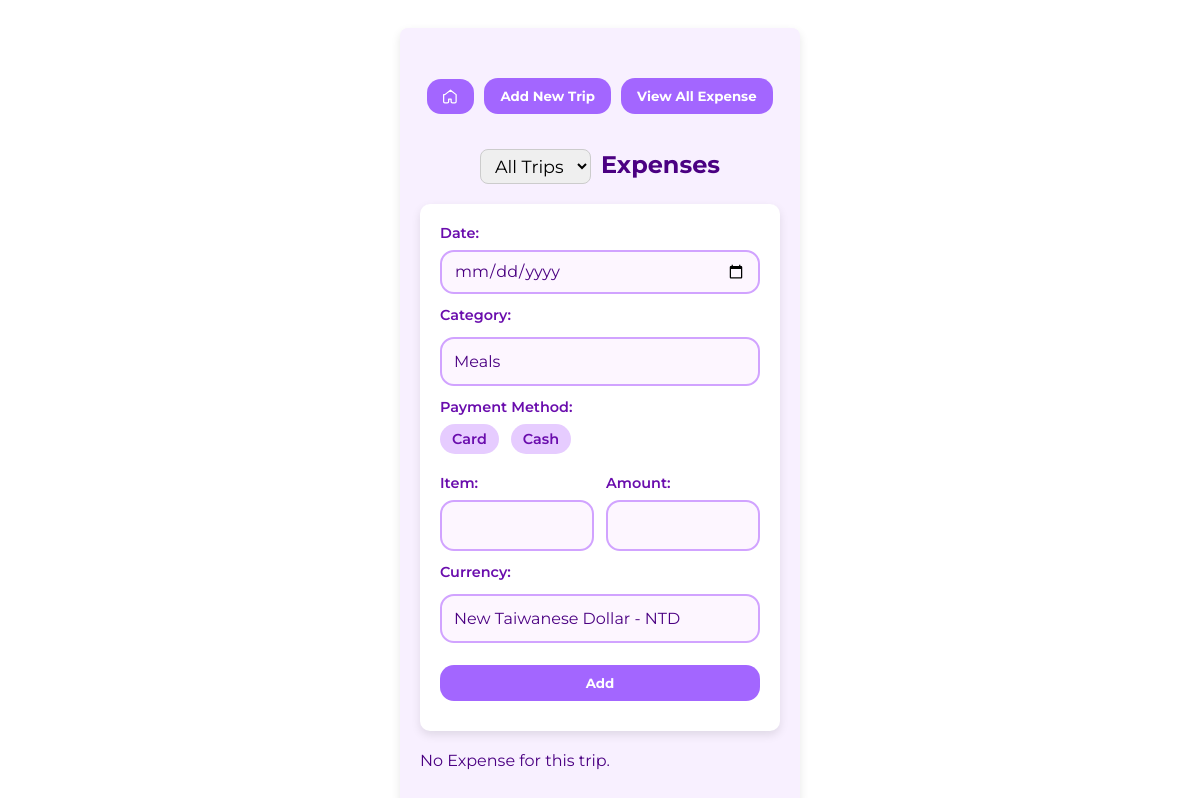
The page /newExpense?trip_id=3 on the database as committed earlier.
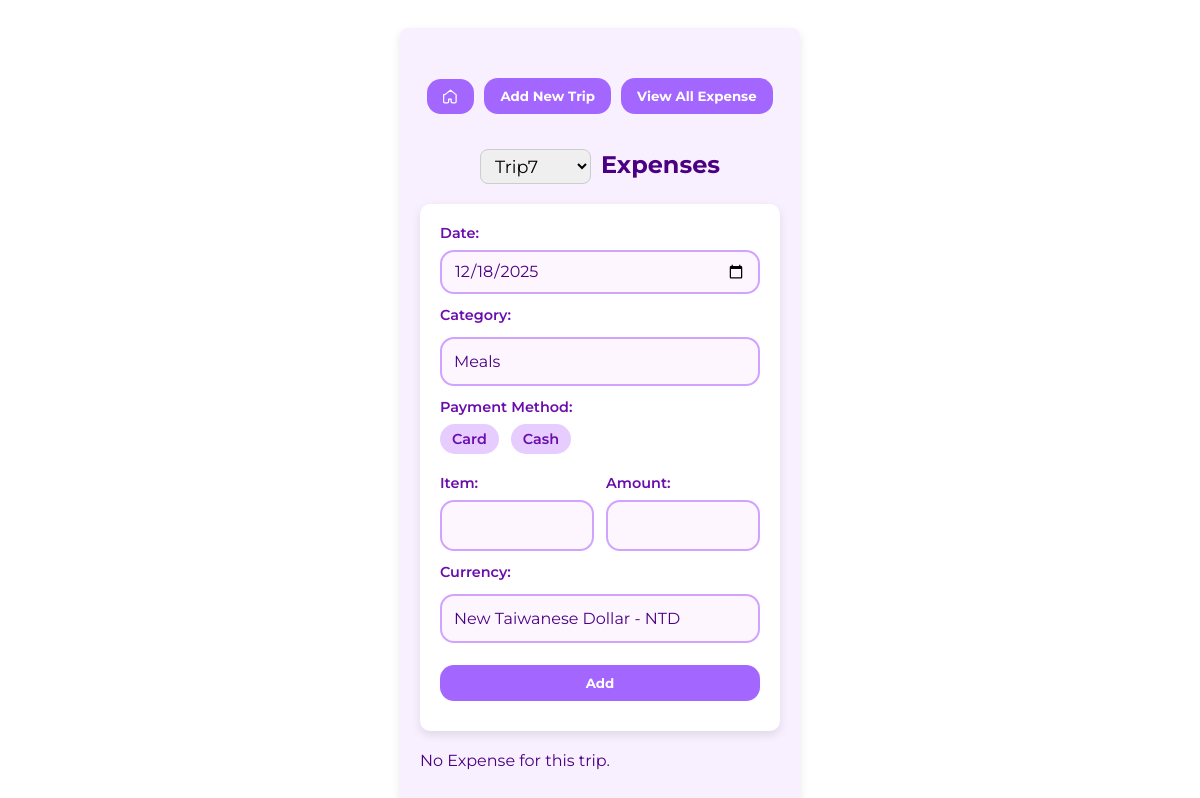
The same page on the database as committed later.
### tables this page shows
CREATE TABLE trips (
                id INTEGER PRIMARY KEY,
                trip_name TEXT UNIQUE,
                start_date TEXT,
                end_date TEXT
            );

### app.py (the view, shortened to what this page needs)
@app.route('/newExpense', methods=['GET', 'POST'])
def newExpense():
    with sqlite3.connect(DB_FILE) as conn:
        c = conn.cursor()
        errors = False
        trips = []
        row = []
        categories_list = []
        paymentMethods_list = []
        currencies_list = []
        all_expenses = []
        category = ''
        payment_method = ''
        item = ''
        amount_str = ''
        currency = ''
        c.execute('SELECT id, trip_name FROM trips ORDER BY start_date')
        trips = [{'id': r[0], 'trip_name': r[1]} for r in c.fetchall()]
        trip_id = request.args.get('trip_id', type=int)
        if request.method == 'POST':
            flash("Please select a trip before add a new expense!", "error")
            return redirect(url_for('newExpense'))
        if trip_id:
            c.execute('SELECT trip_name, start_date FROM trips WHERE id=?', (trip_id,))
            row = c.fetchone()
            if row:
                trip_name, start_date = row
            else:
                trip_name = start_date = None
            c.execute('SELECT * FROM categories')
            categories_list = c.fetchall()
            c.execute('SELECT * FROM paymentMethods')
            paymentMethods_list = c.fetchall()
            c.execute('SELECT * FROM currencies')
            currencies_list = c.fetchall()
        if trip_id:
            c.execute('''
                SELECT e.id, c.cat_name, e.item, e.amount, cu.code, cu.symbol
                FROM expenses e
                JOIN categories c ON e.category_id = c.id
                JOIN currencies cu ON e.currency_id = cu.id
                WHERE trip_id = ?
                ORDER BY c.order_index
            ''', (trip_id,))
            rows = c.fetchall()
        grouped_expenses = {}
        for e in all_expenses:
            cat = e['category']
            grouped_expenses.setdefault(cat, []).append(e)
    return render_template(
        'newExpense.html',
        errors=errors,
        selected_trip=trip_id,
        row=row,
        trips=trips,
        grouped_expenses=grouped_expenses,
        categories_list=categories_list,
        paymentMethods_list=paymentMethods_list,
        currencies_list=currencies_list,
        entered_category=category,
        entered_paymentMethod=payment_method,
        entered_item=item,
        entered_amount_str=amount_str,
        entered_currency=currency
    )

### templates/newExpense.html (shortened to what the changed rows need)
<!DOCTYPE html>
<html lang="en">
<head>
    <link rel="stylesheet" href="{{ url_for('static', filename='style.css') }}">
</head>
<body>
    <div class="container">
        <form method="GET" id="trip-dropdown" class="trip-header">
            <select name="trip_id" onchange="this.form.submit()">
                <option value="">All Trips</option>
                {% for trip in trips %}
                    <option value="{{ trip.id }}" {% if selected_trip == trip.id %}selected{% endif %}>
                    {{ trip.trip_name|title }}
                    </option>
                {% endfor %}
            </select>
            <span class="trip-label">Expenses</span>
        </form>
        <form method="POST" class="form-box">
            <label>Date:</label>
            <input type="date" name="purchase_date" class="input-field"
                    value="{{ row[1] or '' }}">
            <label>Category:</label>
            <select name="category" class="input-field">
                {% for category in categories_list %}
                <option value="{{ category[1] }}"
                    {% if category[1] == entered_category|default('') %} selected {% endif %}>
                </option>
                {% endfor %}
            </select>
            <label>Payment Method:</label>
            <div class="payment-methods">
                {% for paymentMethod in paymentMethods_list %}
                <label class="payment-option">
                </label>
                {% endfor %}
            </div>
            <div class="item-amount-group">
                <div class="field">
                </div>
                <div class="field">
                </div>
            </div>
            <label>Currency:</label>
            <select name="currency" class="input-field">
                {% for currency in currencies_list %}
                <option name="currency" value="{{ currency[1] }}"
                    {% if currency[1] == entered_currency|default('') %} selected {% endif %}>
                </option>
                {% endfor %}
            </select>
            <button type="submit" class="btn btn-submit">Add</button>
        </form>
    </div>
</body>
</html>

Rows that differ between the two databases and show on the page:
added trips: purchase_date "12/18/2025"
Other text that changed with them:
form field trip_id: "All Trips" → "Trip7"
